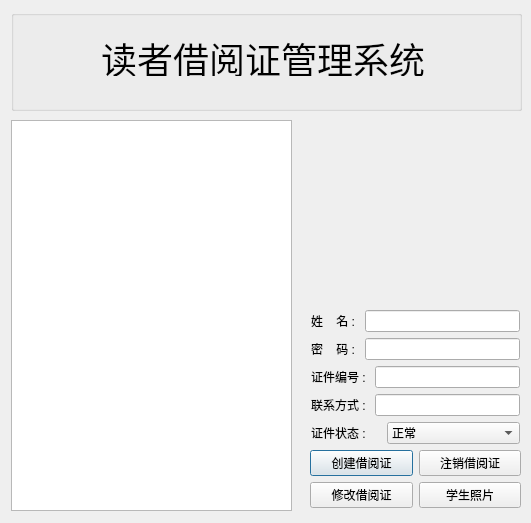
<?xml version="1.0" encoding="UTF-8"?>
<ui version="4.0">
 <class>adStuDialog</class>
 <widget class="QDialog" name="adStuDialog">
  <property name="geometry">
   <rect>
    <x>0</x>
    <y>0</y>
    <width>531</width>
    <height>523</height>
   </rect>
  </property>
  <property name="windowTitle">
   <string>Dialog</string>
  </property>
  <widget class="QGroupBox" name="groupBox">
   <property name="geometry">
    <rect>
     <x>11</x>
     <y>10</y>
     <width>511</width>
     <height>101</height>
    </rect>
   </property>
   <property name="title">
    <string/>
   </property>
   <widget class="QLabel" name="label_8">
    <property name="geometry">
     <rect>
      <x>90</x>
      <y>30</y>
      <width>331</width>
      <height>36</height>
     </rect>
    </property>
    <property name="font">
     <font>
      <pointsize>27</pointsize>
     </font>
    </property>
    <property name="text">
     <string>读者借阅证管理系统</string>
    </property>
   </widget>
  </widget>
  <widget class="QLabel" name="label">
   <property name="geometry">
    <rect>
     <x>331</x>
     <y>120</y>
     <width>161</width>
     <height>181</height>
    </rect>
   </property>
   <property name="text">
    <string/>
   </property>
  </widget>
  <widget class="QWidget" name="layoutWidget">
   <property name="geometry">
    <rect>
     <x>311</x>
     <y>310</y>
     <width>209</width>
     <height>136</height>
    </rect>
   </property>
   <layout class="QVBoxLayout" name="verticalLayout">
    <item>
     <layout class="QHBoxLayout" name="horizontalLayout">
      <item>
       <widget class="QLabel" name="label_2">
        <property name="text">
         <string>姓    名 : </string>
        </property>
       </widget>
      </item>
      <item>
       <widget class="QLineEdit" name="lineEdit">
        <property name="alignment">
         <set>Qt::AlignRight|Qt::AlignTrailing|Qt::AlignVCenter</set>
        </property>
       </widget>
      </item>
     </layout>
    </item>
    <item>
     <layout class="QHBoxLayout" name="horizontalLayout_2">
      <item>
       <widget class="QLabel" name="label_3">
        <property name="text">
         <string>密    码 : </string>
        </property>
       </widget>
      </item>
      <item>
       <widget class="QLineEdit" name="lineEdit_2">
        <property name="alignment">
         <set>Qt::AlignRight|Qt::AlignTrailing|Qt::AlignVCenter</set>
        </property>
       </widget>
      </item>
     </layout>
    </item>
    <item>
     <layout class="QHBoxLayout" name="horizontalLayout_4">
      <item>
       <widget class="QLabel" name="label_5">
        <property name="text">
         <string>证件编号 : </string>
        </property>
       </widget>
      </item>
      <item>
       <widget class="QLineEdit" name="lineEdit_3">
        <property name="alignment">
         <set>Qt::AlignRight|Qt::AlignTrailing|Qt::AlignVCenter</set>
        </property>
       </widget>
      </item>
     </layout>
    </item>
    <item>
     <layout class="QHBoxLayout" name="horizontalLayout_7">
      <item>
       <widget class="QLabel" name="label_7">
        <property name="text">
         <string>联系方式 : </string>
        </property>
       </widget>
      </item>
      <item>
       <widget class="QLineEdit" name="lineEdit_4">
        <property name="alignment">
         <set>Qt::AlignRight|Qt::AlignTrailing|Qt::AlignVCenter</set>
        </property>
       </widget>
      </item>
     </layout>
    </item>
    <item>
     <layout class="QHBoxLayout" name="horizontalLayout_5">
      <item>
       <widget class="QLabel" name="label_6">
        <property name="text">
         <string>证件状态 : </string>
        </property>
       </widget>
      </item>
      <item>
       <widget class="QComboBox" name="comboBox">
        <property name="minimumSize">
         <size>
          <width>133</width>
          <height>0</height>
         </size>
        </property>
        <property name="maximumSize">
         <size>
          <width>133</width>
          <height>16777215</height>
         </size>
        </property>
        <item>
         <property name="text">
          <string>正常</string>
         </property>
        </item>
        <item>
         <property name="text">
          <string>注销</string>
         </property>
        </item>
        <item>
         <property name="text">
          <string>挂失</string>
         </property>
        </item>
       </widget>
      </item>
     </layout>
    </item>
   </layout>
  </widget>
  <widget class="QTableView" name="tableView">
   <property name="geometry">
    <rect>
     <x>11</x>
     <y>120</y>
     <width>281</width>
     <height>391</height>
    </rect>
   </property>
  </widget>
  <widget class="QWidget" name="">
   <property name="geometry">
    <rect>
     <x>310</x>
     <y>450</y>
     <width>211</width>
     <height>58</height>
    </rect>
   </property>
   <layout class="QVBoxLayout" name="verticalLayout_2">
    <item>
     <layout class="QHBoxLayout" name="horizontalLayout_3">
      <item>
       <widget class="QPushButton" name="pushButton">
        <property name="text">
         <string>创建借阅证</string>
        </property>
       </widget>
      </item>
      <item>
       <widget class="QPushButton" name="pushButton_2">
        <property name="text">
         <string>注销借阅证</string>
        </property>
       </widget>
      </item>
     </layout>
    </item>
    <item>
     <layout class="QHBoxLayout" name="horizontalLayout_6">
      <item>
       <widget class="QPushButton" name="pushButton_3">
        <property name="text">
         <string>修改借阅证</string>
        </property>
       </widget>
      </item>
      <item>
       <widget class="QPushButton" name="pushButton_4">
        <property name="text">
         <string>学生照片</string>
        </property>
       </widget>
      </item>
     </layout>
    </item>
   </layout>
  </widget>
 </widget>
 <resources/>
 <connections/>
</ui>
